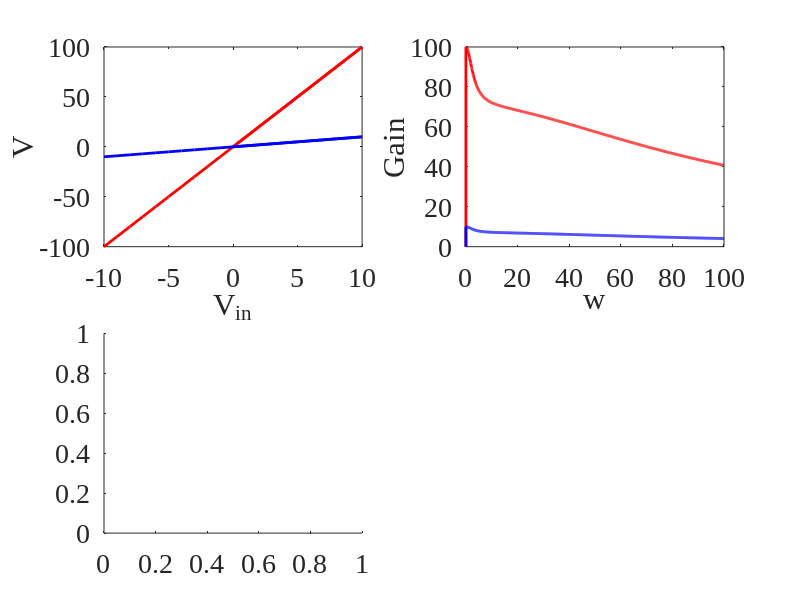

Reproduce this figure in MATLAB. (Note: this script raises an error after producing the figure.)
%%ELEC 4700 PA 7 MNA Building 
%Saifuddin Mohammed 
%101092039

set(0,'DefaultFigureWindowStyle','docked')
set(0,'defaultaxesfontsize',20)
set(0,'defaultaxesfontname','Times New Roman')
set(0,'DefaultLineLineWidth',2); 
close all



% Given Paramters
R_1 = 1;
C_1 = 0.25;
R_2 = 2;
L = 0.2;
R_3 = 10;
al = 100;
R_4 = 0.1; 
R_0 = 1000; 



%Creating C and G matrices 
 C = zeros(7, 7);
 G = [1 0 0 0 0 0 0; 1/R_1 -((1/R_1) + (1/L)) 1/L 0 0 0 0; 0 1 -1 0 0 0 0; 0 0 1/R_3 0 0 0 -1; 0 0 0 1 0 0 -al; 0 0 0 1 0 -al 0; 0 0 0 1/R_4 -((1/R_4) + (1/R_0)) 0 0];


%Filling the C array as per the differential equations
C(2, 1) = C_1; 
C(2, 2) = -C_1;
C(3, 6) = -L;


V1 = zeros(100, 1);
V_0 = zeros(100, 1);
V3 = zeros(100, 1);

% Setting a 7x1 F matrix 
F = zeros(7, 1);

%Initializng to 0
Volt = 0;



%Perform the DC sweep of input Voltage V1 from -10V to 10V 
%The Voltage VO and V3 will be plotted 

 for V_IN = -10:1:10       %We need to sweep from -10V to 10V
    
    Volt = Volt + 1;
    F(1) = V_IN;
    
    V = G\F;
    
    V1(Volt) = V_IN;
    
    V_0(Volt) = V(5);
    
    V3(Volt) = V(3);
    
    %v = v + 1;
    
end

%Plotting the plot of the DC sweep 
figure(1)
subplot(2,2,1);
plot(V1, V_0, 'r');
hold on;
plot(V1, V3, 'b');
xlabel('V_i_n')
ylabel('V')



F = [10; 0; 0; 0; 0; 0; 0];

V2 = zeros(100, 1); 
w = zeros(1000, 1);
g = zeros(1000, 1);

for ac_F = linspace(0,100,1000)
    
    Volt = Volt+1;
    
    V_f = (G+1j*ac_F*C)\F;
    
    w(Volt) = ac_F;
    
    V2(Volt) = norm(V_f(5));
    
    g(Volt) = norm(V_f(5))/10;
    

    
end 
  
%Plotting the omega v Gain plot
subplot(2,2,2);
plot(w, V2, 'r')
hold on;
plot(w, g, 'b' )
xlim([0 100])
xlabel('w')
ylabel('Gain')



w = pi;        % omega = pi 

Cap_Arry = zeros(100,1);

Gain_Arry = zeros(100,1);

for iter = 1:1000
    
    std = 0.5;
    C_Gen = C_1 + std*randn();
    
    C(2, 1) = C_Gen; 
    
    C(2, 2) = -C_Gen;
    
    C(3, 3) = L;
    
    V_f2 = (G+1i*w*C)\F;
    
    Cap_Arry(iter) = C_Gen;
    
    Gain_Arry(iter) = norm(V_f2(5))/10;
    
end



%Plotting the Histogram Capcitor value and numbers
subplot(2,2,3);
histogram(Cap_Arry,15)
xlabel('C');
ylabel('Number'); 

%Histogram of the Gian 
subplot(2,2,4);
histogram(Gain_Arry,15)
xlabel('V_o / V_i');
ylabel('Number'); 